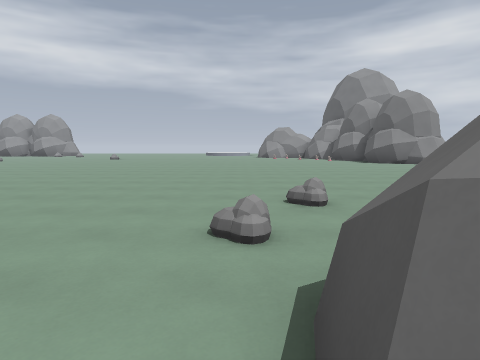
view 1 (above)

24 first-person views from a walk through a 3-D level made in the Godot game engine. The camera is 1.5 m above the floor, tilts 6° down and sees 75° across. The floor is counted in squares, 2 m on a side. Each view is taken from the middle of a square. On the plan, view 1 faces up. The plan holds only what a view shows up to about 10 squares ahead; the rest is blank. The place goes on beyond the plan. Surface patterns are stand-ins for the level's own textures.

view 2
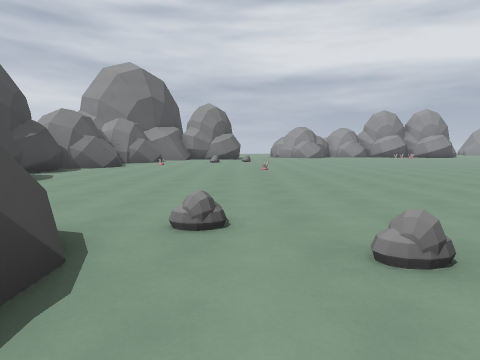

view 3
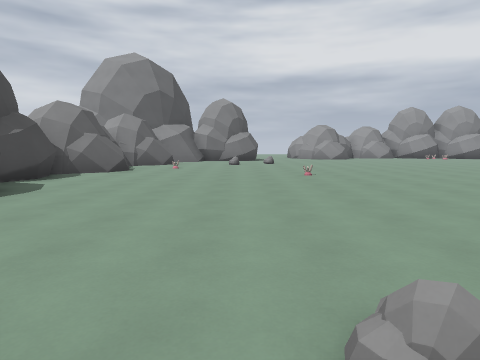

view 4
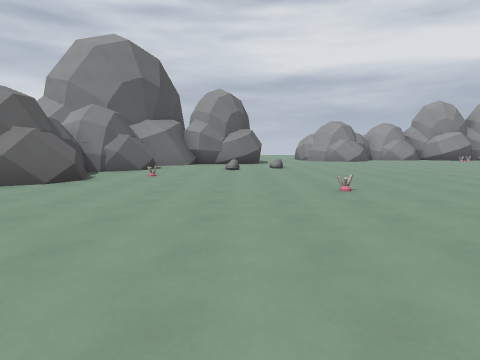

view 5
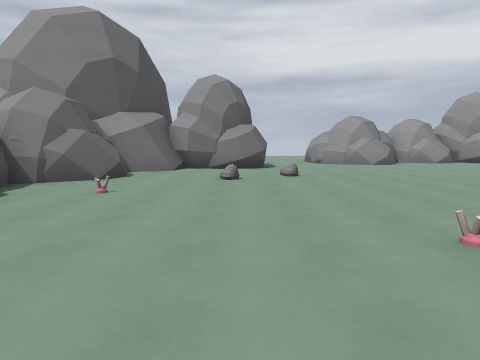

view 6
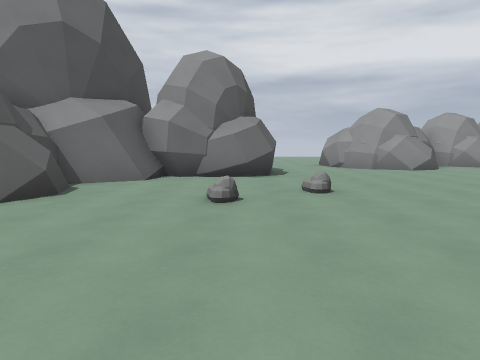

view 7
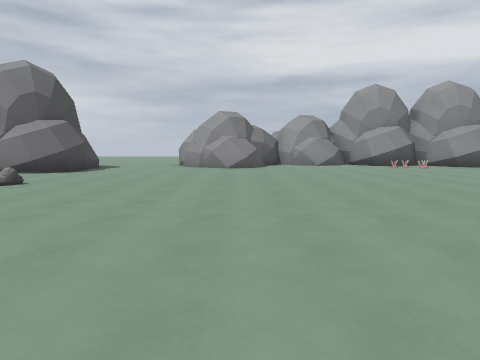

view 8
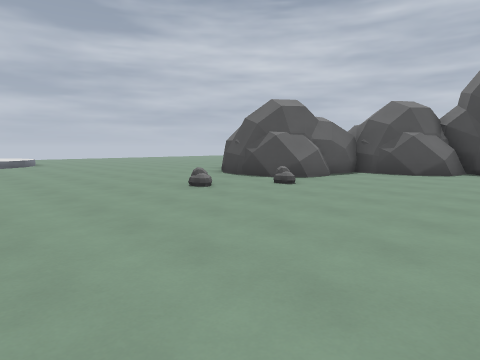

view 9
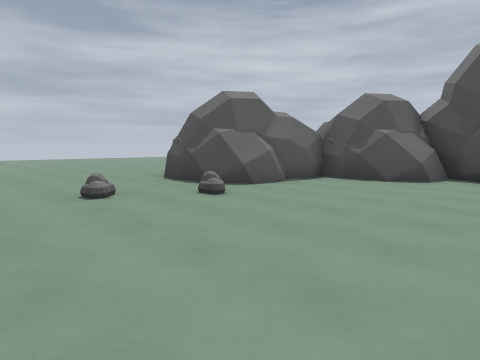

view 10
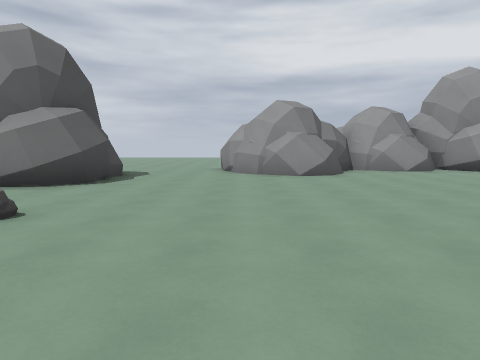

view 11
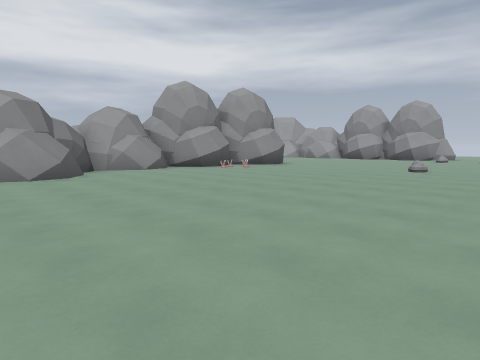

view 12
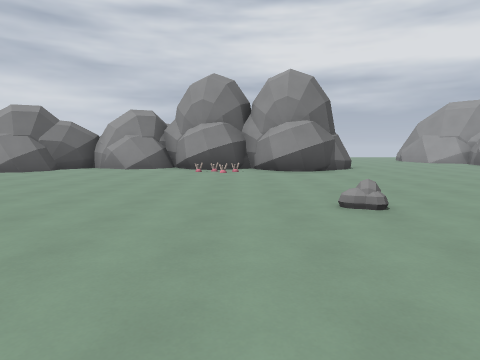

view 13
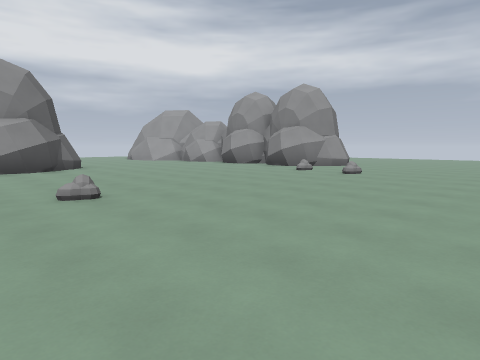

view 14
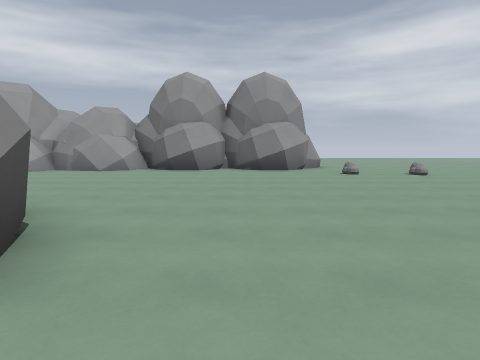

view 15
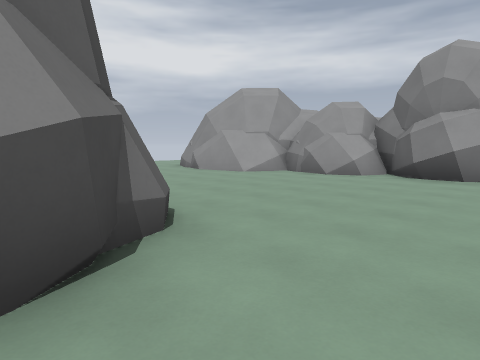

view 16
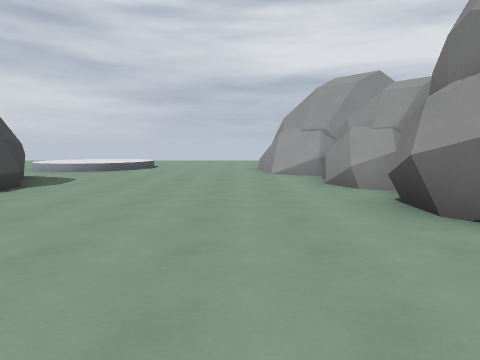

view 17
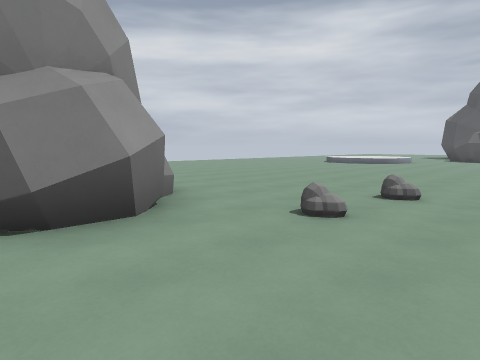

view 18
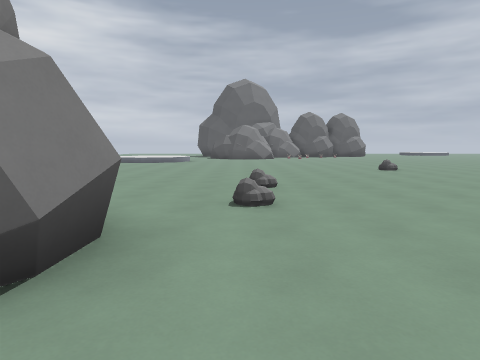

view 19
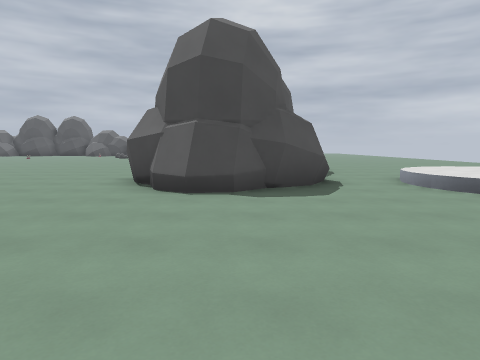

view 20
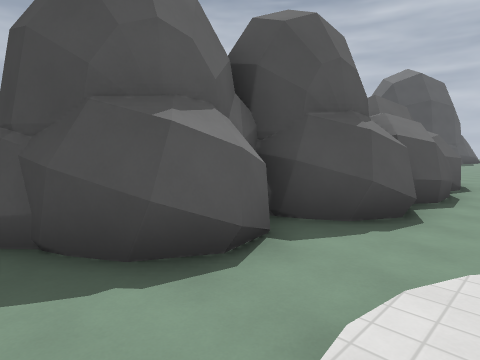

view 21
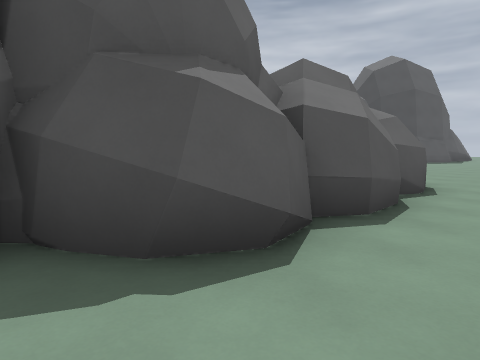

view 22
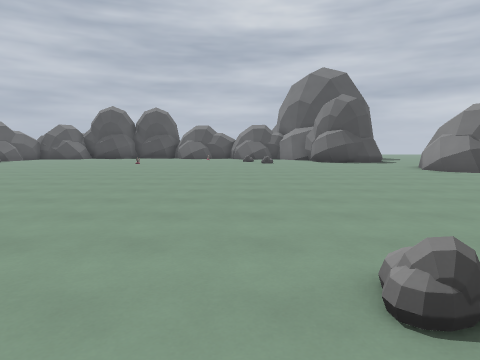

view 23
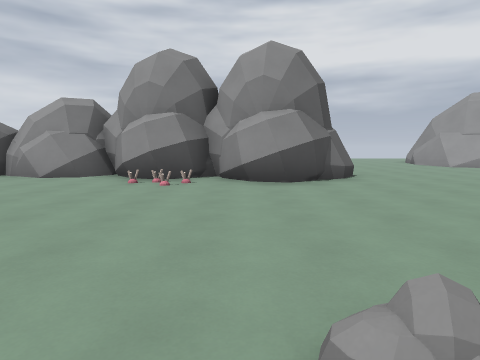

view 24
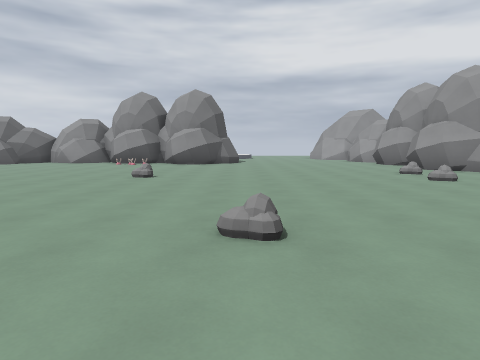

### Floor plan
Key: @ floor where view 1 was taken; # wall or solid block; . main floor; : floor 0.5 m higher than the main floor; / step, stairs or slope; ^ raised ledge; R rock; O other object.
Columns run from 25 left of view 1 to 7 right of it. Each row starts with its distance up from view 1.
 26 ##  #######........
 25 ##.##.#..#..........
 24 # .........R.R......
 23 ...................
 22 ..................
 21 ...................
 20 ....................
 19 /................R...
 18 :..###..............
 17 :.## ##.....R......
 16 /..####...........
 15 ..####OO..........
 14 ..#  #O..........
 13 ..####............
 12 ..####.............
 11  .# ##.............
 10  .###..........................
  9  .# ###........................
  8  ..   #.......................
  7  ..   #.........................
  6  ..  ##..........................
  5      ............................
  4      .............O.......R......
  3      ..##...R............R.......
  2         ##...R..................
  1          #................###..
  0          #.....O.........@#
 -1          ##.^............##
 -2           ####.##....#.###
 -3              #######.###

Where each view was taken, in squares from view 1:
view 1: 0 up, 0 right, facing up
view 2: 3 up, 3 right, facing left
view 3: 2 up, 1 right, facing left
view 4: 2 up, 2 left, facing left
view 5: 2 up, 5 left, facing left
view 6: 2 up, 8 left, facing left
view 7: 8 up, 7 left, facing left
view 8: 8 up, 4 left, facing down-right
view 9: 6 up, 4 left, facing down-right
view 10: 6 up, 10 left, facing left
view 11: 6 up, 10 left, facing up-left
view 12: 15 up, 9 left, facing left
view 13: 15 up, 8 left, facing up-left
view 14: 15 up, 17 left, facing up
view 15: 17 up, 17 left, facing up-left
view 16: 23 up, 15 left, facing left
view 17: 22 up, 17 left, facing up-right
view 18: 24 up, 18 left, facing right
view 19: 24 up, 21 left, facing down
view 20: 19 up, 25 left, facing down-right
view 21: 16 up, 25 left, facing down-right
view 22: 18 up, 12 left, facing down
view 23: 16 up, 12 left, facing left
view 24: 19 up, 5 left, facing left
